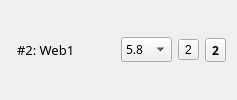
         <widget class="QWidget" name="cam2_pane" native="true">
          <layout class="QHBoxLayout" name="cam2">
           <item>
            <widget class="KLed" name="led_cam2" native="true">
             <property name="enabled">
              <bool>true</bool>
             </property>
             <property name="sizePolicy">
              <sizepolicy hsizetype="Preferred" vsizetype="Maximum">
               <horstretch>0</horstretch>
               <verstretch>0</verstretch>
              </sizepolicy>
             </property>
             <property name="color" stdset="0">
              <color>
               <red>0</red>
               <green>255</green>
               <blue>0</blue>
              </color>
             </property>
             <property name="darkFactor" stdset="0">
              <number>400</number>
             </property>
            </widget>
           </item>
           <item>
            <widget class="QLabel" name="label_7">
             <property name="font">
              <font>
               <family>Leelawadee</family>
               <pointsize>10</pointsize>
              </font>
             </property>
             <property name="text">
              <string>#2: Web1</string>
             </property>
            </widget>
           </item>
           <item>
            <spacer name="horizontalSpacer_6">
             <property name="orientation">
              <enum>Qt::Horizontal</enum>
             </property>
             <property name="sizeType">
              <enum>QSizePolicy::MinimumExpanding</enum>
             </property>
             <property name="sizeHint" stdset="0">
              <size>
               <width>40</width>
               <height>20</height>
              </size>
             </property>
            </spacer>
           </item>
           <item>
            <widget class="QComboBox" name="combo_cam2">
             <property name="font">
              <font>
               <family>Leelawadee</family>
               <pointsize>9</pointsize>
              </font>
             </property>
             <item>
              <property name="text">
               <string>5.8</string>
              </property>
             </item>
             <item>
              <property name="text">
               <string>900</string>
              </property>
             </item>
            </widget>
           </item>
           <item>
            <widget class="QToolButton" name="tool_cam2_show">
             <property name="text">
              <string>2</string>
             </property>
             <property name="icon">
              <iconset>
               <normaloff>:/media/icons/eye_inv_icon&amp;16.png</normaloff>
               <normalon>:/media/icons/invisible_revert_icon&amp;16.png</normalon>:/media/icons/eye_inv_icon&amp;16.png</iconset>
             </property>
             <property name="checkable">
              <bool>true</bool>
             </property>
            </widget>
           </item>
           <item>
            <widget class="QToolButton" name="tool_cam2_start">
             <property name="sizePolicy">
              <sizepolicy hsizetype="Fixed" vsizetype="Fixed">
               <horstretch>0</horstretch>
               <verstretch>0</verstretch>
              </sizepolicy>
             </property>
             <property name="font">
              <font>
               <family>Leelawadee</family>
               <weight>75</weight>
               <bold>true</bold>
              </font>
             </property>
             <property name="text">
              <string>2</string>
             </property>
             <property name="icon">
              <iconset>
               <normaloff>:/media/icons/connect_icon&amp;16.png</normaloff>
               <normalon>:/media/icons/disconnected_icon&amp;16.png</normalon>:/media/icons/connect_icon&amp;16.png</iconset>
             </property>
             <property name="checkable">
              <bool>true</bool>
             </property>
             <property name="checked">
              <bool>false</bool>
             </property>
             <property name="toolButtonStyle">
              <enum>Qt::ToolButtonIconOnly</enum>
             </property>
            </widget>
           </item>
          </layout>
         </widget>
